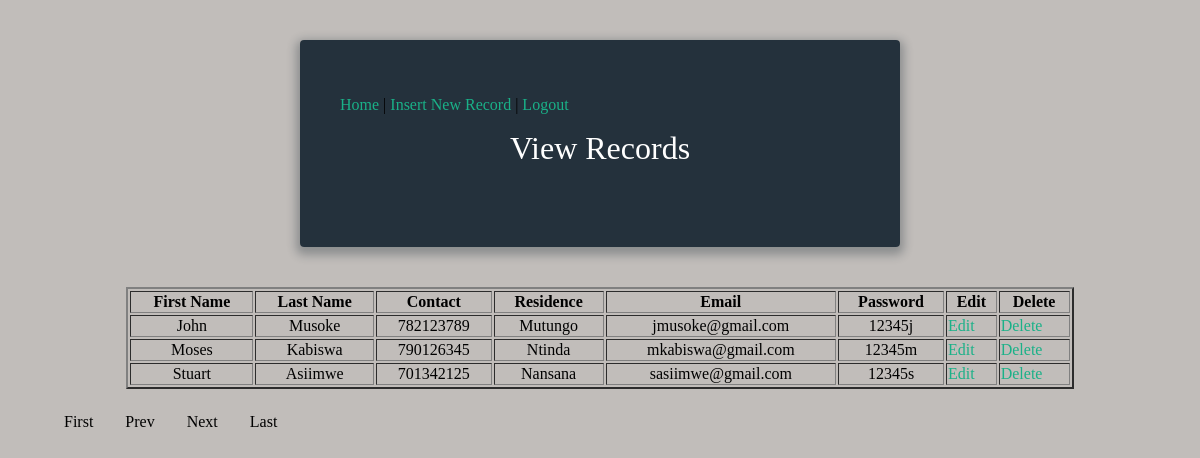
The page /view.php on the database its author committed.
### tables this page shows
CREATE TABLE IF NOT EXISTS `users` (
  `userid` int(11) NOT NULL AUTO_INCREMENT,
  `fname` varchar(12) NOT NULL,
  `lname` varchar(12) NOT NULL,
  `contact` int(15) NOT NULL,
  `residence` varchar(30) NOT NULL,
  `email` varchar(24) NOT NULL,
  `pwd` varchar(24) NOT NULL,
  PRIMARY KEY (`userid`)
);

### view.php (the view, shortened to what this page needs)
<?php
 if (isset($_GET['pageno'])) {
            $pageno = $_GET['pageno'];
        } else {
            $pageno = 1;
        }
        $no_of_records_per_page = 3;
        $offset = ($pageno-1) * $no_of_records_per_page;
require('dbconnect.php');
?>
<!DOCTYPE html>
<html>
<head>
<link rel="stylesheet" href="css/style.css" />
</head>
<body>
<div class="form">
<p><a href="admin.html">Home</a>
| <a href="insert2.php">Insert New Record</a>
| <a href="index.php">Logout</a></p>
<h1>View Records</h1>
    </div>
    <div class="">
<table width="80%" border="2" align="center"  font-color="white";>
<thead>
<tr>
    <th><strong>First Name</strong></th>
    <th><strong>Last Name</strong></th>
    <th><strong>Contact</strong></th>
    <th><strong>Residence</strong></th>
    <th><strong>Email</strong></th>
    <th><strong>Password</strong></th>
   <th><strong>Edit</strong></th>
    <th><strong>Delete</strong></th>
</tr>
</thead>
<tbody>
<?php
      $total_pages_sql = "SELECT COUNT(*) FROM users";
        $result = mysqli_query($connection,$total_pages_sql);
        $total_rows = mysqli_fetch_array($result)[0];
        $total_pages = ceil($total_rows / $no_of_records_per_page);
        $sql = "SELECT * FROM users LIMIT $offset, $no_of_records_per_page";
        $res_data = mysqli_query($connection,$sql);
        while($row = mysqli_fetch_array($res_data)){
 ?>
<tr>
<td align="center"><?php echo $row["fname"]; ?></td>
    <td align="center"><?php echo $row["lname"]; ?></td>
    <td align="center"><?php echo $row["contact"]; ?></td>
    <td align="center"><?php echo $row["residence"]; ?></td>
    <td align="center"><?php echo $row["email"]; ?></td>
    <td align="center"><?php echo $row["pwd"]; ?></td>
    <?php
    echo '<td><a href="adminedit.php?fname=' .$row["fname"] .'&lname=' .$row["lname"] .'&contact=' .$row["contact"] .'&residence=' .$row["residence"] .'&email=' .$row["email"] .'&pwd=' .$row["pwd"] .'">Edit</a></td>';
echo '<td><a href="delete.php?fname=' . $row['fname'] . '">Delete</a></td>';
        }?>
       </tbody>
</table>
        </div>
      <ul class="pagination">
         <a href="?pageno=1">First</a>
            <a href="<?php if($pageno <= 1){ echo '#'; } else { echo "?pageno=".($pageno - 1); } ?>">Prev</a>
            <a href="<?php if($pageno >= $total_pages){ echo '#'; } else { echo "?pageno=".($pageno + 1); } ?>">Next</a>
        <a href="?pageno=<?php echo $total_pages; ?>">Last</a>
    </ul>
</body>
</html>

### css/style.css (style rules this page uses)
*, *:before, *:after { box-sizing: border-box; }
html { overflow-y: scroll; }
body { background: #c1bdba; background: font-family: 'Titillium Web', sans-serif; }
a { text-decoration: none; color: #1ab188; -webkit-transition: .5s ease; transition: .5s ease; }
.form { background: rgba(19, 35, 47, 0.9); padding: 40px; max-width: 600px; margin: 40px auto; border-radius: 4px; box-shadow: 0 4px 10px 4px rgba(19, 35, 47, 0.3); }
h1 { text-align: center; color: #ffffff; font-weight: 300; margin: 0 0 40px; }

### view.php (style rules this page uses)
.pagination { display: inline-block; }
.pagination a { color: black; float: left; padding: 8px 16px; text-decoration: none; }

### rows shown on the page
users: fname "John", lname "Musoke", contact "782123789", residence "Mutungo", email "jmusoke@gmail.com", pwd "12345j"
users: fname "Moses", lname "Kabiswa", contact "790126345", residence "Ntinda", email "mkabiswa@gmail.com", pwd "12345m"
users: fname "Stuart", lname "Asiimwe", contact "701342125", residence "Nansana", email "sasiimwe@gmail.com", pwd "12345s"
